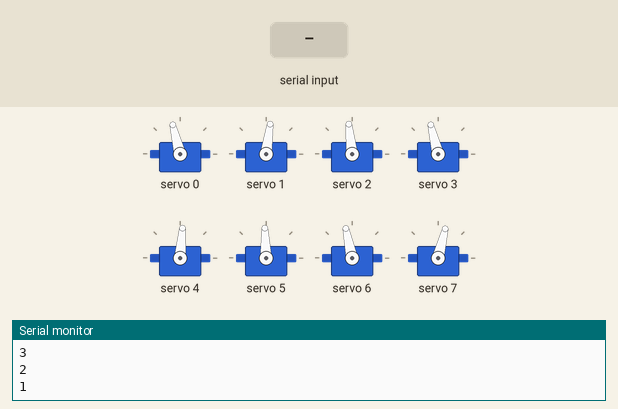
This sketch was run on a simulated ESP32. Shown: 8 × servo, the last lines printed to the serial monitor. The test bench sets the inputs (shaded band).

Above: at 12.2 s.
12.3 s: "2" received over Serial
At 12.87 s:
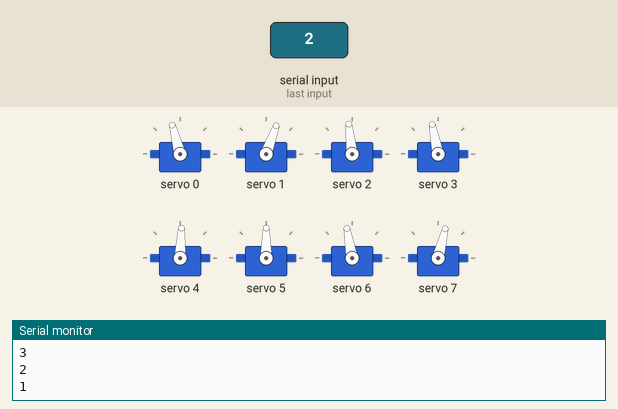
15.3 s: "1" received over Serial
18.3 s: "0" received over Serial
At 19.3 s:
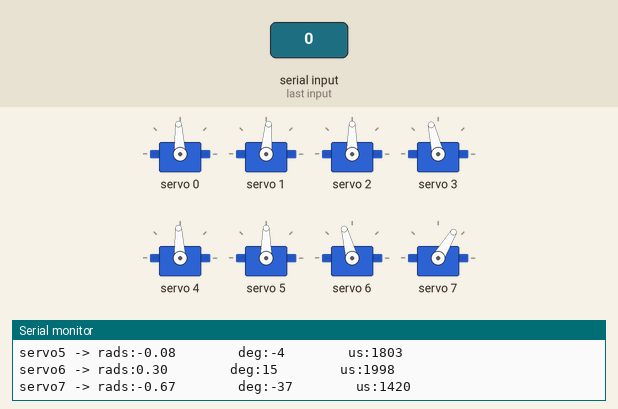
Timing chart, 0 to 21.3 s (numbered marks = the images above; inputs shaded):
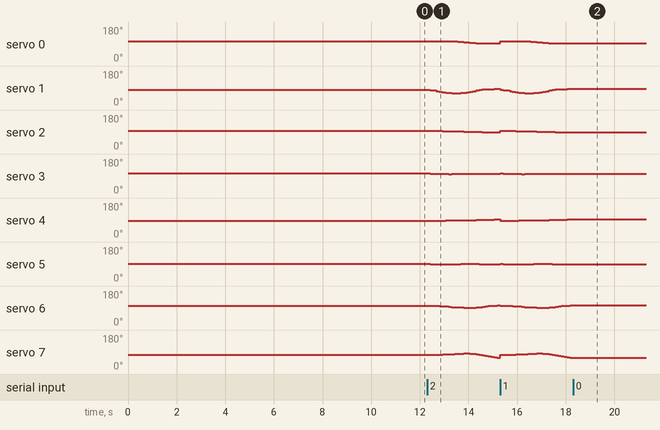

The sketch:

2D_SS_lift_13.ino
```cpp
// HOW TO:
// ------------------------------
// Serial input = 2 -> Steps through gait sequence once and stops at the end.
// Serial input = 1 -> Steps through gait sequence in a loop.
// Serial input = 0 -> Stops infinite loop at the node where it is at that moment

//Gait template
#include <Wire.h>
#include <Adafruit_PWMServoDriver.h>

Adafruit_PWMServoDriver pca9685 = Adafruit_PWMServoDriver();

#define SERVO_FREQ 300
#define SER0 0 //Hip 1
#define SER1 1 //Knee 1
#define SER2 2 //Hip 2
#define SER3 3 //Knee 2
#define SER4 4 //Hip 3
#define SER5 5 //Knee 3
#define SER6 6 //Hip 4
#define SER7 7 //Knee 4

// No travel forward, body turned 3deg to the left

// Insert servo angles here:
// For 3D gaits, these angles are obtained from linearisation.py
// For 2D gaits, these angles are obtained from 2D_trajectory_reader.py
float SS_servo0[] = {-0.25776949, -0.26592189, -0.2765882 , -0.28509465, -0.28965187, -0.28601244, -0.28109265, -0.27617286, -0.26236567, -0.24681628, -0.22774412, -0.20209297, -0.17055591, -0.1349981 , -0.09776847, -0.05831478, -0.01924138,  0.00774912,  0.02742426,  0.02905735,  0.03069043,  0.03232352,  0.03395661,  0.033841  ,  0.02179467,  0.00974833, -0.00229801, -0.01591036, -0.03018844, -0.0421769 , -0.05318865, -0.06387071, -0.07388605, -0.08185099, -0.08551544, -0.0855269 , -0.08683284, -0.09284627, -0.09765057, -0.1028251 , -0.11174218, -0.11827755, -0.12208354, -0.1282821 , -0.1328198 , -0.13945164, -0.14658315, -0.15331388, -0.15456076, -0.16028969, -0.16729133, -0.17254655, -0.17446385, -0.17638116, -0.17829846, -0.18021577, -0.18213307, -0.18405037, -0.18596768, -0.1936689 , -0.20512988, -0.21659085, -0.22805183, -0.2395128 , -0.25097378, -0.26770219, -0.26953036, -0.26344935, -0.25549609, -0.24687681, -0.2402202 , -0.23324049, -0.2270776 , -0.22520602, -0.22481141, -0.22715253, -0.23290379, -0.24213413, -0.25399386};
float SS_servo1[] = {0.15269774, 0.19553354, 0.26939499, 0.34566069, 0.42341902, 0.47548272, 0.52310693, 0.57073114, 0.58676283, 0.59660144, 0.59587722, 0.57503556, 0.53006451, 0.46929699, 0.40155169, 0.31815482, 0.23337456, 0.17092799, 0.12175726, 0.1074443 , 0.09313134, 0.07881838, 0.06450541, 0.05374652, 0.06723578, 0.08072503, 0.09421429, 0.109463  , 0.12429558, 0.13604222, 0.14559484, 0.15361201, 0.1591985 , 0.15940458, 0.14936164, 0.1256358 , 0.10453589, 0.08759996, 0.07710986, 0.07563121, 0.08127599, 0.08546315, 0.08628305, 0.08811397, 0.08886239, 0.09263716, 0.09747045, 0.10137579, 0.09506622, 0.09822674, 0.1039771 , 0.10676935, 0.10390786, 0.10104636, 0.09818486, 0.09532337, 0.09246187, 0.08960037, 0.08673888, 0.09654025, 0.11457294, 0.13260562, 0.15063831, 0.16867099, 0.18670368, 0.21350908, 0.21077887, 0.19402886, 0.17305355, 0.15308059, 0.13574205, 0.12036207, 0.1078263 , 0.10088111, 0.09787736, 0.09991381, 0.10823298, 0.12093114, 0.13965724};
float SS_servo2[] = { 8.88485140e-02,  9.50406250e-02,  9.88504496e-02,  9.56736856e-02,  8.92105579e-02,  8.09859546e-02,  7.23534609e-02,  6.37209672e-02,  5.19266818e-02,  3.95125906e-02,  2.87162721e-02,  2.32403384e-02,  1.58785209e-02,  7.83177361e-03,  8.78090110e-05, -1.60328381e-02, -2.99906207e-02, -4.31899506e-02, -5.54713276e-02, -6.00950486e-02, -6.47187696e-02, -6.93424906e-02, -7.39662117e-02, -7.80563006e-02, -7.85056060e-02, -7.89549115e-02, -7.94042170e-02, -8.05180404e-02, -8.22353064e-02, -8.51603349e-02, -8.93769117e-02, -9.48422691e-02, -1.01378533e-01, -1.08534557e-01, -1.18764622e-01, -1.39050746e-01, -1.63808051e-01, -1.91457240e-01, -2.18646874e-01, -2.43860702e-01, -2.70342201e-01, -2.97195181e-01, -3.20403135e-01, -3.39725106e-01, -3.54795782e-01, -3.64325532e-01, -3.68517486e-01, -3.66519484e-01, -3.58354872e-01, -3.37721665e-01, -3.15785094e-01, -2.89561308e-01, -2.55143472e-01, -2.20725635e-01, -1.86307798e-01, -1.51889962e-01, -1.17472125e-01, -8.30542884e-02, -4.86364517e-02, -1.58437877e-02,  1.58924566e-02,  4.76287009e-02,  7.93649452e-02,  1.11101189e-01,  1.42837434e-01,  1.56574934e-01,  1.53269301e-01,  1.50578982e-01,  1.47904227e-01,  1.46140618e-01,  1.43983379e-01,  1.41617866e-01,  1.38048844e-01,  1.32538937e-01,  1.27182196e-01,  1.20971466e-01,  1.13696219e-01,  1.01567846e-01,  8.58113164e-02};
float SS_servo3[] = {0.19071313, 0.15454042, 0.11969017, 0.10203671, 0.09357716, 0.09034213, 0.08805214, 0.08576216, 0.09107226, 0.0978722 , 0.10337145, 0.10102738, 0.1001253 , 0.10063474, 0.10222963, 0.1215008 , 0.13945517, 0.15569323, 0.16947475, 0.16749744, 0.16552013, 0.16354282, 0.16156551, 0.15865421, 0.14937063, 0.14008705, 0.13080347, 0.12153518, 0.11175349, 0.10573981, 0.10197719, 0.09976851, 0.09853074, 0.09713773, 0.09991065, 0.11660426, 0.14754611, 0.18343611, 0.23439356, 0.29462485, 0.36233216, 0.43863373, 0.51139634, 0.57211518, 0.62670477, 0.66733757, 0.69569332, 0.70876681, 0.7068434 , 0.67683562, 0.64456205, 0.60642841, 0.55709457, 0.50776073, 0.45842688, 0.40909304, 0.3597592 , 0.31042536, 0.26109152, 0.22799634, 0.20545688, 0.18291741, 0.16037794, 0.13783848, 0.11529901, 0.11051993, 0.11063672, 0.11079014, 0.11029951, 0.11037348, 0.1100983 , 0.11288287, 0.1193426 , 0.12690212, 0.13527874, 0.14507959, 0.15665576, 0.17547637, 0.20257265};
float SS_servo4[] = { 0.21670508,  0.20719453,  0.19518341,  0.18255566,  0.16973687,  0.15903783,  0.14870735,  0.13837688,  0.1309403 ,  0.12407101,  0.11853413,  0.11553137,  0.11266382,  0.10957939,  0.1044414 ,  0.09357466,  0.079573  ,  0.0679139 ,  0.05843907,  0.05125668,  0.04407429,  0.03689189,  0.0297095 ,  0.023318  ,  0.02232247,  0.02132694,  0.02033141,  0.01878817,  0.01264243,  0.00706834,  0.00324413,  0.00268464,  0.00695624,  0.01643765,  0.03238451,  0.05104055,  0.07287458,  0.08844537,  0.09300707,  0.08722806,  0.06656249,  0.04044988,  0.01841295, -0.00212993, -0.02156249, -0.04234296, -0.06486134, -0.09027808, -0.1204039 , -0.15595639, -0.19223076, -0.21946324, -0.22941418, -0.23936513, -0.24931607, -0.25926701, -0.26921795, -0.27916889, -0.28911983, -0.2810738 , -0.26132911, -0.24158441, -0.22183972, -0.20209502, -0.18235032, -0.14894056, -0.10893936, -0.06718226, -0.02693575,  0.01136767,  0.04629893,  0.07947165,  0.10932737,  0.13466093,  0.15792833,  0.17816439,  0.19462182,  0.20722673,  0.21757201};
float SS_servo5[] = {-0.12226447, -0.09928259, -0.10000093, -0.09895452, -0.09489696, -0.09322594, -0.09213158, -0.09103722, -0.09423512, -0.09827443, -0.10303152, -0.11013486, -0.11976069, -0.12890948, -0.13237657, -0.12344359, -0.1054645 , -0.0922697 , -0.08399827, -0.08096534, -0.0779324 , -0.07489947, -0.07186653, -0.07027305, -0.07850047, -0.0867279 , -0.09495532, -0.10339003, -0.10450301, -0.1053461 , -0.10990492, -0.12177616, -0.14429285, -0.17848189, -0.22736683, -0.28836856, -0.35600105, -0.41666542, -0.44651375, -0.44709649, -0.41805061, -0.3748164 , -0.33770555, -0.30736504, -0.27702011, -0.24508964, -0.20964697, -0.16865997, -0.11798821, -0.05635424,  0.00672164,  0.05253414,  0.06535154,  0.07816894,  0.09098634,  0.10380374,  0.11662114,  0.12943854,  0.14225594,  0.12159586,  0.07917423,  0.03675259, -0.00566904, -0.04809067, -0.0905123 , -0.16256086, -0.24338315, -0.31850857, -0.38108853, -0.42449811, -0.44985948, -0.46088285, -0.45177401, -0.42661652, -0.39193243, -0.34644631, -0.28749519, -0.21845551, -0.14101636};
float SS_servo6[] = {0.21480266, 0.21123307, 0.20254494, 0.18383709, 0.16225377, 0.14286482, 0.12379908, 0.10473334, 0.08535247, 0.06590982, 0.04623733, 0.02804438, 0.01334391, 0.00373786, 0.00101231, 0.01730551, 0.04446629, 0.0785421 , 0.11293671, 0.14545542, 0.17797414, 0.21049286, 0.24301157, 0.27432311, 0.2973985 , 0.32047388, 0.34354927, 0.36274764, 0.37429677, 0.37983647, 0.379916  , 0.37440607, 0.36388093, 0.35039734, 0.33479613, 0.31448343, 0.29453686, 0.27694769, 0.27174883, 0.27219523, 0.26588363, 0.2569203 , 0.24993834, 0.24248694, 0.23733922, 0.23334595, 0.2291958 , 0.22345406, 0.2128581 , 0.20569192, 0.19897719, 0.19273716, 0.18740441, 0.18207165, 0.1767389 , 0.17140614, 0.16607339, 0.16074064, 0.15540788, 0.15348058, 0.15376695, 0.15405332, 0.15433968, 0.15462605, 0.15491242, 0.1518308 , 0.14938462, 0.14672066, 0.14305318, 0.14129057, 0.13743539, 0.13645307, 0.13729116, 0.13850225, 0.14318181, 0.1519131 , 0.16569494, 0.18541521, 0.21465974};
float SS_servo7[] = {-0.2653022 , -0.28162701, -0.29145154, -0.27857578, -0.25734375, -0.23869673, -0.22055112, -0.20240551, -0.18225884, -0.16171989, -0.13881522, -0.11618263, -0.10266223, -0.09907551, -0.10733387, -0.15256203, -0.21594325, -0.29101941, -0.36480654, -0.42333558, -0.48186462, -0.54039366, -0.59892271, -0.65235864, -0.67104607, -0.6897335 , -0.70842093, -0.7157816 , -0.70075694, -0.66631389, -0.61667748, -0.55278019, -0.47746031, -0.39782633, -0.31758002, -0.23156798, -0.16272381, -0.12452047, -0.12821742, -0.14085521, -0.1406068 , -0.13197389, -0.12513678, -0.12105529, -0.11924855, -0.12073819, -0.12182592, -0.11993858, -0.10815847, -0.10213519, -0.09683577, -0.09206731, -0.08831364, -0.08455998, -0.08080632, -0.07705266, -0.073299  , -0.06954534, -0.06579168, -0.06714793, -0.07182581, -0.07650369, -0.08118157, -0.08585945, -0.09053733, -0.08990148, -0.09139218, -0.09121581, -0.08971362, -0.0896081 , -0.0865205 , -0.08647601, -0.08869365, -0.09432924, -0.10568959, -0.1252052 , -0.15488653, -0.19841529, -0.25937845};

int node=0;
int first=0;
int input=0;
int end_time=0;
int time_step=120000;
int steps = sizeof(SS_servo0)/sizeof(SS_servo0[0]);
int one_print = 0;

// -------------------Joint configurations-------------------
int servo0=0;
int servo0_deg=0;
int servo1=0;
int servo1_deg=0;
int servo2=0;
int servo2_deg=0;
int servo3=0;
int servo3_deg=0;
int servo4=0;
int servo4_deg=0;
int servo5=0;
int servo5_deg=0;
int servo6=0;
int servo6_deg=0;
int servo7=0;
int servo7_deg=0;

void setup() {
  Serial.begin(115200);
  pca9685.begin();

  pca9685.setOscillatorFrequency(27000000); //Value between 24MHz and 27MHz, tuned for this setup
  pca9685.setPWMFreq(SERVO_FREQ);
  delay (1000);

  servo0_deg=SS_servo0[0]/3.14159265*180;
        servo0=map(servo0_deg,-38,90,2200,1030);
        servo1_deg=SS_servo1[0]/3.14159265*180;
        servo1=map(servo1_deg,-90,90,2600,950);
        servo2_deg=SS_servo2[0]/3.14159265*180;
        servo2=map(servo2_deg,-37,90,1500,2670);
        servo3_deg=SS_servo3[0]/3.14159265*180;
        servo3=map(servo3_deg,-90,90,1100,2700);
        servo4_deg=SS_servo4[0]/3.14159265*180;
        servo4=map(servo4_deg,-90,38,2700,1500);
        servo5_deg=SS_servo5[0]/3.14159265*180;
        servo5=map(servo5_deg,-90,90,2600,930);
        servo6_deg=SS_servo6[0]/3.14159265*180;
        servo6=map(servo6_deg,-90,38,850,2250);
        servo7_deg=SS_servo7[0]/3.14159265*180;
        servo7=map(servo7_deg,-90,90,920,2620);

        pca9685.setPWM(SER0,0,servo0);
        pca9685.setPWM(SER1,0,servo1);
        pca9685.setPWM(SER2,0,servo2);
        pca9685.setPWM(SER3,0,servo3);
        pca9685.setPWM(SER4,0,servo4);
        pca9685.setPWM(SER5,0,servo5);
        pca9685.setPWM(SER6,0,servo6);
        pca9685.setPWM(SER7,0,servo7);

        Serial.print("Node:");
        Serial.println(node);
        Serial.print("servo0 -> rads:");
        Serial.print(SS_servo0[node]);
        Serial.print("        deg:");
        Serial.print(servo0_deg);
        Serial.print("        us:");
        Serial.println(servo0);
        Serial.print("servo1 -> rads:");
        Serial.print(SS_servo1[node]);
        Serial.print("        deg:");
        Serial.print(servo1_deg);
        Serial.print("        us:");
        Serial.println(servo1);
        Serial.print("servo2 -> rads:");
        Serial.print(SS_servo2[node]);
        Serial.print("        deg:");
        Serial.print(servo2_deg);
        Serial.print("        us:");
        Serial.println(servo2);
        Serial.print("servo3 -> rads:");
        Serial.print(SS_servo3[node]);
        Serial.print("        deg:");
        Serial.print(servo3_deg);
        Serial.print("        us:");
        Serial.println(servo3);
        Serial.print("servo4 -> rads:");
        Serial.print(SS_servo4[node]);
        Serial.print("        deg:");
        Serial.print(servo4_deg);
        Serial.print("        us:");
        Serial.println(servo4);
        Serial.print("servo5 -> rads:");
        Serial.print(SS_servo5[node]);
        Serial.print("        deg:");
        Serial.print(servo5_deg);
        Serial.print("        us:");
        Serial.println(servo5);
        Serial.print("servo6 -> rads:");
        Serial.print(SS_servo6[node]);
        Serial.print("        deg:");
        Serial.print(servo6_deg);
        Serial.print("        us:");
        Serial.println(servo6);
        Serial.print("servo7 -> rads:");
        Serial.print(SS_servo7[node]);
        Serial.print("        deg:");
        Serial.print(servo7_deg);
        Serial.print("        us:");
        Serial.println(servo7);

        Serial.println("10");
        delay(1000);
        Serial.println("9");
        delay(1000);
        Serial.println("8");
        delay(1000);
        Serial.println("7");
        delay(1000);
        Serial.println("6");
        delay(1000);
        Serial.println("5");
        delay(1000);
        Serial.println("4");
        delay(1000);
        Serial.println("3");
        delay(1000);
        Serial.println("2");
        delay(1000);
        Serial.println("1");
        delay(1000);

}

void loop()
{
  if(Serial.available()>0)
  {
    first=Serial.read();
    if(first=='2')
    {
      input=2;
      node=0;
      one_print=1;
    }
    if(first=='1')
    {
      input=1;
      node=0;
      one_print=1;
    }
    if(first=='0')
    {
      input=0;
    }
  }
  if(input==1 or input==2)
  {
      if(esp_timer_get_time()>=end_time)
      {
        servo0_deg=SS_servo0[node]/3.14159265*180;
        servo0=map(servo0_deg,-38,90,2200,1030);
        servo1_deg=SS_servo1[node]/3.14159265*180;
        servo1=map(servo1_deg,-90,90,2600,950);
        servo2_deg=SS_servo2[node]/3.14159265*180;
        servo2=map(servo2_deg,-37,90,1500,2670);
        servo3_deg=SS_servo3[node]/3.14159265*180;
        servo3=map(servo3_deg,-90,90,1100,2700);
        servo4_deg=SS_servo4[node]/3.14159265*180;
        servo4=map(servo4_deg,-90,38,2700,1500);
        servo5_deg=SS_servo5[node]/3.14159265*180;
        servo5=map(servo5_deg,-90,90,2600,930);
        servo6_deg=SS_servo6[node]/3.14159265*180;
        servo6=map(servo6_deg,-90,38,850,2250);
        servo7_deg=SS_servo7[node]/3.14159265*180;
        servo7=map(servo7_deg,-90,90,920,2620);

        pca9685.setPWM(SER0,0,servo0);
        pca9685.setPWM(SER1,0,servo1);
        pca9685.setPWM(SER2,0,servo2);
        pca9685.setPWM(SER3,0,servo3);
        pca9685.setPWM(SER4,0,servo4);
        pca9685.setPWM(SER5,0,servo5);
        pca9685.setPWM(SER6,0,servo6);
        pca9685.setPWM(SER7,0,servo7);

        node+=1;
        if(node>=steps and input==1)
        {
          Serial.print("Input:");
          Serial.println(input);
          node=0;
        }
        if(node>=steps and input==2)
        {
          Serial.print("Input:");
          Serial.println(input);
          input=0;
        }
         end_time=esp_timer_get_time()+time_step;
      }
   }

  if(input == 0)
  {
        pca9685.setPWM(SER0,0,servo0);
        pca9685.setPWM(SER1,0,servo1);
        pca9685.setPWM(SER2,0,servo2);
        pca9685.setPWM(SER3,0,servo3);
        pca9685.setPWM(SER4,0,servo4);
        pca9685.setPWM(SER5,0,servo5);
        pca9685.setPWM(SER6,0,servo6);
        pca9685.setPWM(SER7,0,servo7);

        if(one_print==1)
        {
          Serial.print("Input:");
          Serial.println(input);
          Serial.print("Node:");
          Serial.println(node);
          Serial.print("servo0 -> rads:");
          Serial.print(SS_servo0[node]);
          Serial.print("        deg:");
          Serial.print(servo0_deg);
          Serial.print("        us:");
          Serial.println(servo0);
          Serial.print("servo1 -> rads:");
          Serial.print(SS_servo1[node]);
          Serial.print("        deg:");
          Serial.print(servo1_deg);
          Serial.print("        us:");
          Serial.println(servo1);
          Serial.print("servo2 -> rads:");
          Serial.print(SS_servo2[node]);
          Serial.print("        deg:");
          Serial.print(servo2_deg);
          Serial.print("        us:");
          Serial.println(servo2);
          Serial.print("servo3 -> rads:");
          Serial.print(SS_servo3[node]);
          Serial.print("        deg:");
          Serial.print(servo3_deg);
          Serial.print("        us:");
          Serial.println(servo3);
          Serial.print("servo4 -> rads:");
          Serial.print(SS_servo4[node]);
          Serial.print("        deg:");
          Serial.print(servo4_deg);
          Serial.print("        us:");
          Serial.println(servo4);
          Serial.print("servo5 -> rads:");
          Serial.print(SS_servo5[node]);
          Serial.print("        deg:");
          Serial.print(servo5_deg);
          Serial.print("        us:");
          Serial.println(servo5);
          Serial.print("servo6 -> rads:");
          Serial.print(SS_servo6[node]);
          Serial.print("        deg:");
          Serial.print(servo6_deg);
          Serial.print("        us:");
          Serial.println(servo6);
          Serial.print("servo7 -> rads:");
          Serial.print(SS_servo7[node]);
          Serial.print("        deg:");
          Serial.print(servo7_deg);
          Serial.print("        us:");
          Serial.println(servo7);
          one_print=0;
        }

  }
}
```

Measured:
- after the input at 12.3 s, servo 0: 104° → 105° after 0.38 s, → 104° 0.50 s later, → 103° 0.38 s later, → 101° 0.13 s later, … (10 changes in this stretch); servo 1: 82° → 79° after 0.13 s, → 77° 0.13 s later, → 74° 0.13 s later, → 70° 0.12 s later, … (18 changes in this stretch)
- after the input at 18.3 s, servo 0, servo 4: stops changing and stays 93°; servo 1: stops changing and stays 85°; servo 2, servo 5: stops changing and stays 90°; servo 3: stops changing and stays 103°; servo 6: stops changing and stays 105°
